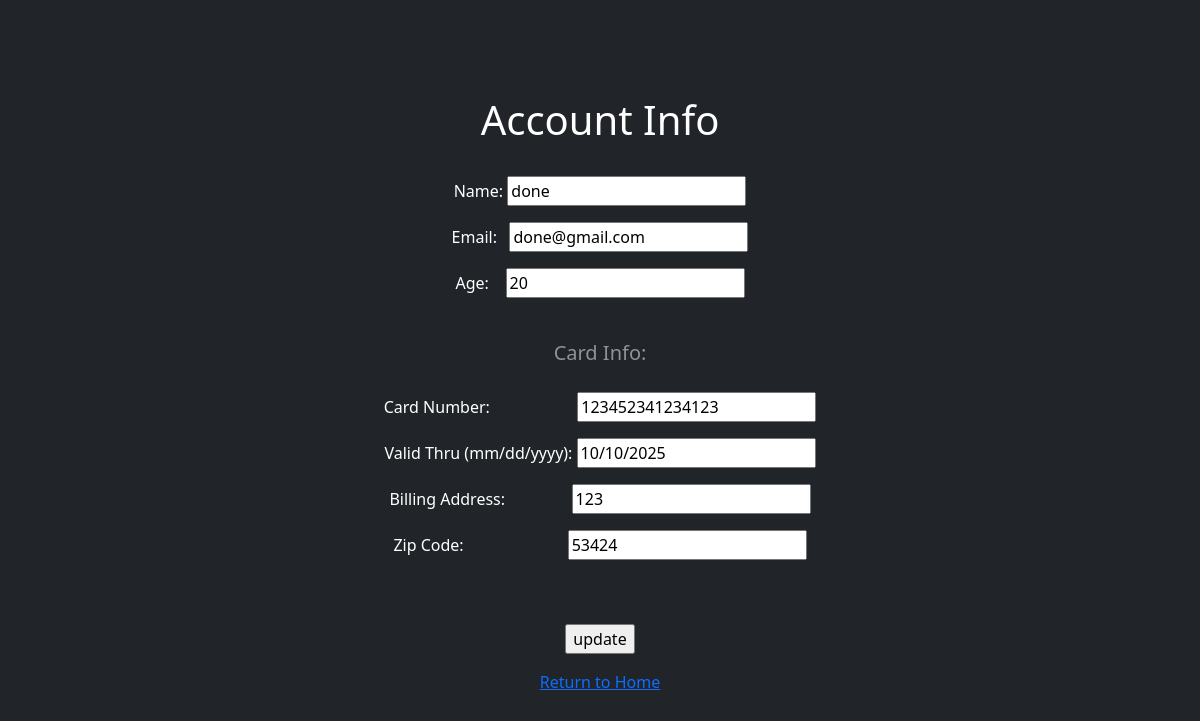
Page /user_profile (signed in) on the earlier database version.
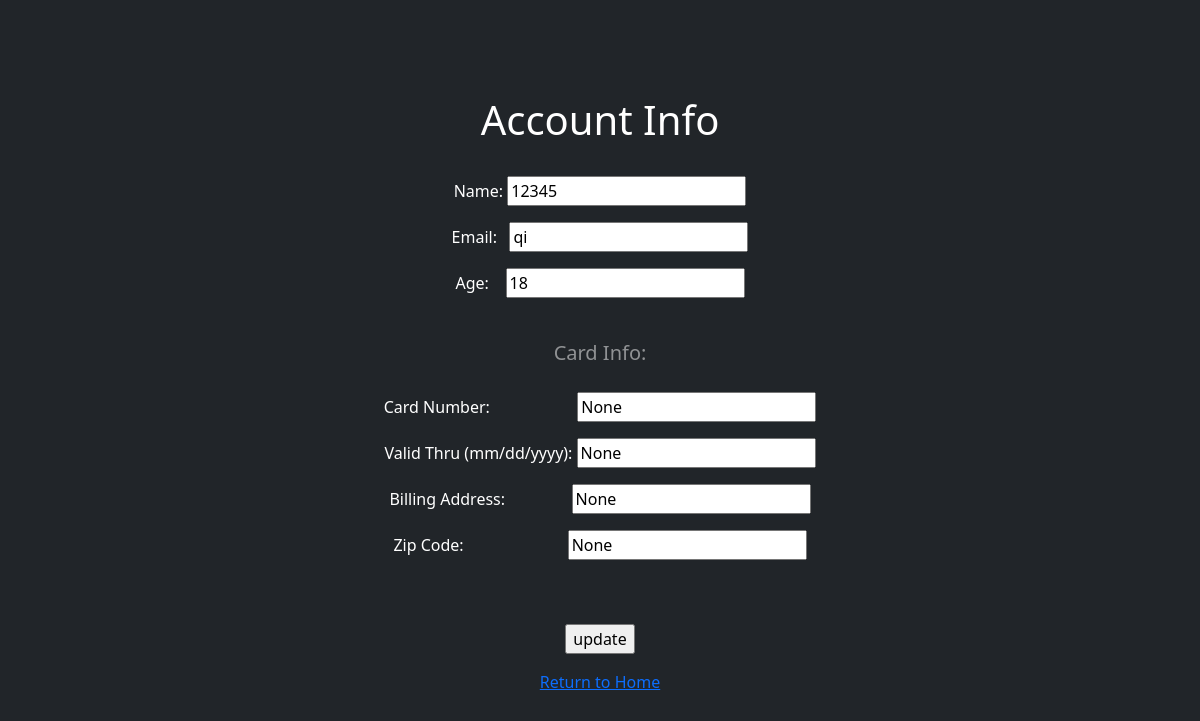
Same page on the later database version.
### tables this page shows
CREATE TABLE USER(
   USER_ID INTEGER PRIMARY KEY AUTOINCREMENT NOT NULL,
   EMAIL CHAR(50) NOT NULL,
   USERNAME    CHAR(50) NOT NULL,
   PASSWORD    CHAR(50) NOT NULL,
   CARD        CHAR(50),
   CARD_EXP_DATE CHAR(20),
   BILLING_ADDR CHAR(50),
   ZIP_CODE CHAR(10),
   AGE         INTEGER NOT NULL
);

### main.py (the view)
@app.route('/user_profile')
def user_profile_page():
   with sql.connect("MovieAuctionDB.db") as con:
      con.row_factory = sql.Row
      cur = con.cursor()
      global global_user_id
      cur.execute(f"select * from USER where user_id = '{global_user_id}';")
      rows = cur.fetchall()
      app.logger.info(global_user_id)
      app.logger.info(len(rows))
      username = rows[0]['username']
      email = rows[0]['email']
      age = rows[0]['age']
      card = rows[0]['card']
      card_exp_date = rows[0]['card_exp_date']
      billing_addr = rows[0]['billing_addr']
      zip_code = rows[0]['zip_code']
   return render_template('user_profile.html',username=username, email=email, age=age, card=card, card_exp_date=card_exp_date, billing_addr=billing_addr, zip_code=zip_code)

### templates/user_profile.html (shortened to what this page needs)
<link rel= "stylesheet" type= "text/css" href= "{{ url_for('static',filename='styles/styles.css') }}">
<!DOCTYPE html>
<html lang="en">
   <header class="bg-dark py-5">
    <div class="container px-4 px-lg-5 my-5">
        <div class="text-center text-white">
            <form action = "http://localhost:5000/user_profile" method = "post">
               <h1>Account Info</h1>
               <br>
               <p>
               <label for="nm">Name:</label>
               <input type = "text" name = "nm" value = {{username}}>
                </p>
               <p>
               <label for="email">Email: &nbsp</label>
               <input type = "text" name = "email" value = {{email}}>
                </p>
               <p>
               <label for="age">Age:   &nbsp&nbsp</label>
               <input type = "text" name = "age" value = {{age}}>
                </p>
               <br>
                <p class="lead fw-normal text-white-50 mb-0">Card Info:</p>
               <br>
               <p>
               <label for="card">Card Number:&nbsp&nbsp&nbsp&nbsp&nbsp&nbsp&nbsp&nbsp&nbsp&nbsp&nbsp&nbsp&nbsp&nbsp&nbsp&nbsp&nbsp&nbsp&nbsp&nbsp</label>
               <input type = "text" name = "card" value = {{card}}>
                </p>
               <p>
               <label for="card_exp_date">Valid Thru (mm/dd/yyyy):</label>
               <input type = "text" name = "card_exp_date" value = {{card_exp_date}}>
                </p>
               <p>
               <label for="billing_addr">Billing Address:&nbsp&nbsp&nbsp&nbsp&nbsp&nbsp&nbsp&nbsp&nbsp&nbsp&nbsp&nbsp&nbsp&nbsp&nbsp</label>
               <input type = "text" name = "billing_addr" value = {{billing_addr}}>
                </p>
               <p>
               <label for="zip_code">Zip Code:&nbsp&nbsp&nbsp&nbsp&nbsp&nbsp&nbsp&nbsp&nbsp&nbsp&nbsp&nbsp&nbsp&nbsp&nbsp&nbsp&nbsp&nbsp&nbsp&nbsp&nbsp&nbsp&nbsp&nbsp</label>
               <input type = "text" name = "zip_code" value = {{zip_code}}>
                </p>
               <br>
               <br>
               <input type = "submit" value = "update">
            </form>
            <a href="{{ url_for('home') }}">Return to Home</a>
        </div>
    </div>
</header>
</html>

Differences in the rows shown:
no longer on this page (row edited): USER: nm "done", email "done@gmail.com", card "123452341234123", card_exp_date "10/10/2025", zip_code "53424"
now on this page (row unchanged): USER: nm "12345", email "qi", card "None", card_exp_date "None", billing_addr "None", zip_code "None"
Other differences:
form field age: "20" → "18"
form field billing_addr: "123" → (not shown)
